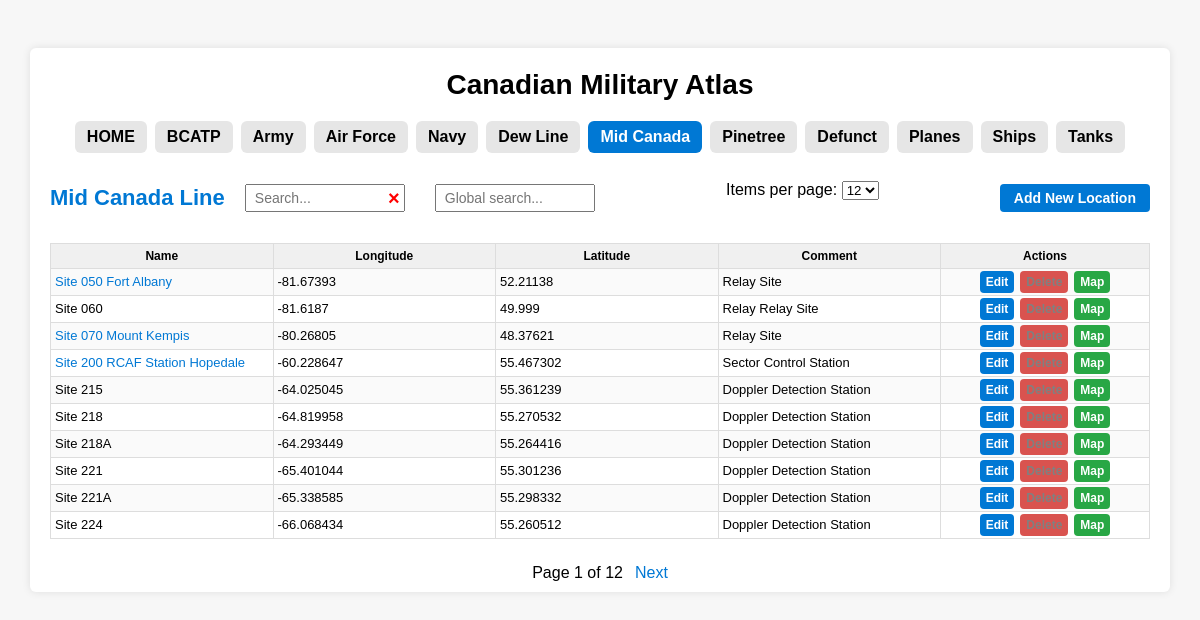
Page /midcanada on the committed database.
### models.py (models this page shows)
class Midcanada(db.Model):
    id = db.Column(db.Integer, primary_key=True)
    name = db.Column(db.String(200))
    longitude = db.Column(db.Float)
    latitude = db.Column(db.Float)
    comment = db.Column(db.String(500))
    wiki = db.Column(db.String(500))

### app.py (the view)
@app.route("/midcanada")
def midcanada():
    page = request.args.get("page", 1, type=int)
    per_page = request.args.get("per_page", 10, type=int)
    starts = request.args.get("starts", "").strip()
    query = Midcanada.query
    if starts:
        query = query.filter(Midcanada.name.ilike(f"%{starts}%"))
    if per_page == 0:
        rows = query.order_by(Midcanada.name).all()
        total_pages = 1
        pagination = None
    else:
        pagination = db.paginate(
            query.order_by(Midcanada.name), page=page, per_page=per_page
        )
        rows = pagination
        total_pages = pagination.pages
    return render_template(
        "midcanada.html",
        rows=rows,
        active_tab="midcanada",
        starts=starts,
        per_page=per_page,
        total_pages=total_pages,
        pagination=pagination,
    )

### templates/midcanada.html (shortened to what this page needs)
﻿{% extends "base.html" %}
{% block content %}
<div class="page-header">
    <div class="header-left">
        <h1>
            <a href="https://en.wikipedia.org/wiki/Mid-Canada_Line"
               target="_blank"
               class="title-link">
                Mid Canada Line
            </a>
        </h1>
        <div class="search-wrapper">
            <input type="text"
                   id="searchBox"
                   class="search-box"
                   placeholder="Search..."
                   value="{{ starts }}"
                   onkeyup="searchByLetter()">
            <span class="clear-btn" onclick="clearSearch()">&times;</span>
        </div>
        <input id="globalSearchBox"
               type="text"
               class="global-search-box"
               placeholder="Global search..."
               onkeyup="globalSearch()">
    </div>
    <form method="get" id="perPageForm" style="margin-bottom: 15px;">
        <label for="per_page">Items per page:</label>
        <select name="per_page" id="per_page" onchange="this.form.submit()">
            <option value="12" {% if per_page == 12 %}selected{% endif %}>12</option>
        </select>
    </form>
    <button class="add-btn" onclick="openAddModal('midcanada')">Add New Location</button>
</div>
<table>
    <tr>
        <th class="name">Name</th>
        <th class="lon">Longitude</th>
        <th class="lat">Latitude</th>
        <th>Comment</th>
        <th class="actions">Actions</th>
    </tr>
    {% set data = rows.items if pagination else rows %}
    {% for row in data %}
    <tr id="row-{{ row.id }}">
        <td class="name">
            {% if row.wiki %}
            <a href="{{ row.wiki }}" target="_blank">{{ row.name }}</a>
            {% else %}
            {{ row.name }}
            {% endif %}
        </td>
        <td class="lon">{{ row.longitude }}</td>
        <td class="lat">{{ row.latitude }}</td>
        <td>{{ row.comment }}</td>
        <td class="actions">
            <div class="action-buttons">
                <a href="#"
                   class="action-btn edit-btn"
                   onclick="openEditModal('/midcanada/edit/{{ row.id }}'); return false;">
                    Edit
                </a>
                <a href="#"
                   class="action-btn delete-btn disabled"
                   onclick="confirmDelete('/delete/midcanada/{{ row.id }}'); return false;">
                </a>
                <a href="#"
                   class="action-btn map-btn"
                   onclick="openMap('{{ row.latitude }}', '{{ row.longitude }}'); return false;">
                    Map
                </a>
            </div>
        </td>
    </tr>
    {% endfor %}
</table>
{% if pagination %}
<div class="pagination">
    <span>Page {{ pagination.page }} of {{ total_pages }}</span>
    {% if pagination.has_next %}
    <a href="?page={{ pagination.next_num }}&per_page={{ per_page }}&starts={{ starts }}">Next</a>
    {% endif %}
</div>
{% endif %}
{% endblock %}

### templates/base.html (style rules this page uses)
body { font-family: Arial, sans-serif; background: #f7f7f7; margin: 0; padding: 20px; }
h1 { font-size: 22px; margin-bottom: 10px; }
.page-header { display: flex; align-items: center; justify-content: space-between; height: 90px; }
.header-left { display: flex; align-items: center; gap: 20px; }
.page-header h1 { margin: 0; font-weight: 600; white-space: nowrap; }
.search-wrapper { position: relative; display: inline-block; }
.search-box, .global-search-box { width: 160px; padding: 4px 30px 4px 8px; font-size: 14px; height: 28px; box-sizing: border-box; margin-right: 10px; }
.clear-btn { position: absolute; right: 15px; top: 50%; transform: translateY(-50%); font-size: 20px; color: red; cursor: pointer; user-select: none; font-weight: 900; line-height: 1; }
table { width: 100%; border-collapse: collapse; table-layout: fixed; word-wrap: break-word; margin-bottom: 20px; }
th, td { border: 1px solid #ddd; padding: 2px 4px; font-size: 13px; line-height: 1.5; }
th { background: #f0f0f0; font-size: 12px; font-weight: 600; padding: 3px 4px; }
tr:nth-child(even) { background: #fafafa; }
th.actions, td.actions { width: 200px; text-align: center; }
.action-buttons { display: flex; justify-content: center; gap: 6px; }
.action-buttons .action-btn { padding: 2px 6px; font-size: 12px; }
.add-btn, .edit-btn, .delete-btn, .map-btn { padding: 6px 14px; border-radius: 4px; font-size: 14px; font-weight: bold; cursor: pointer; border: none; }
.add-btn { background: #0078d4; color: white; }
.edit-btn { background: #0078d4; color: white; }
.delete-btn { background: #d9534f; color: white; }
.map-btn { background: #28a745; color: white; }
a { color: #0078d4; text-decoration: none; }
.pagination { width: 100%; display: flex; justify-content: center; align-items: center; margin-top: 25px; gap: 12px; }
.action-btn.disabled { pointer-events: none; color: gray; cursor: default; }

### rows in the picture
Midcanada: name "Site 050 Fort Albany", longitude "-81.67393", latitude "52.21138", comment "Relay Site"
Midcanada: name "Site 060", longitude "-81.6187", latitude "49.999", comment "Relay Relay Site"
Midcanada: name "Site 070 Mount Kempis", longitude "-80.26805", latitude "48.37621", comment "Relay Site"
Midcanada: name "Site 200 RCAF Station Hopedale", longitude "-60.228647", latitude "55.467302", comment "Sector Control Station"
Midcanada: name "Site 215", longitude "-64.025045", latitude "55.361239", comment "Doppler Detection Station"
Midcanada: name "Site 218", longitude "-64.819958", latitude "55.270532", comment "Doppler Detection Station"
Midcanada: name "Site 218A", longitude "-64.293449", latitude "55.264416", comment "Doppler Detection Station"
Midcanada: name "Site 221", longitude "-65.401044", latitude "55.301236", comment "Doppler Detection Station"
Midcanada: name "Site 221A", longitude "-65.338585", latitude "55.298332", comment "Doppler Detection Station"
Midcanada: name "Site 224", longitude "-66.068434", latitude "55.260512", comment "Doppler Detection Station"

### other values in the picture
{{ pagination.page }} "1"
{{ total_pages }} "12"
